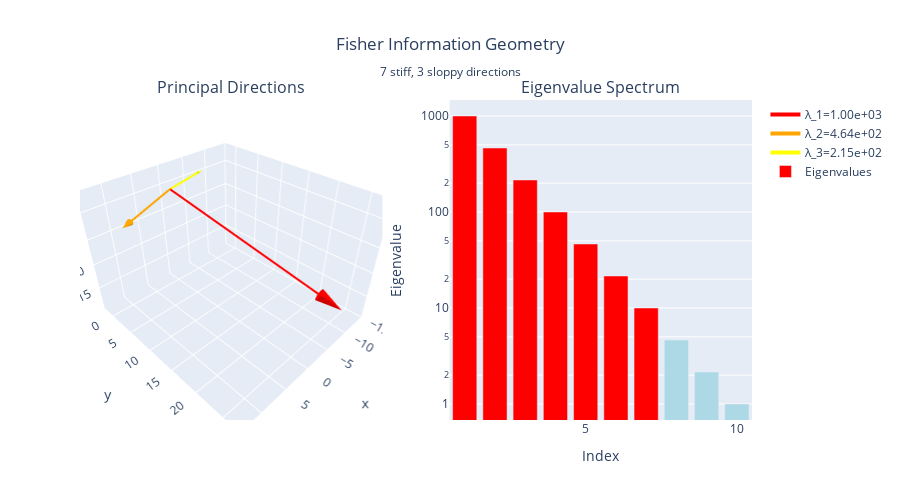

The notebook cell this image was saved under:
### Code cell
# Visualize stiff vs sloppy directions
fig = viz.explore_fisher(fisher_matrix, threshold=0.01)
fig.show()

### Figure 1 — Plotly figure (JSON) as saved in the notebook; plotly's stock layout.template omitted (floating-point values rounded to 4 significant figures)
{"data": [{"hoverinfo": "name", "line": {"color": "red", "width": 4}, "mode": "lines", "name": "λ_1=1.00e+03", "scene": "scene", "showlegend": true, "type": "scatter3d", "x": [0, -9.914], "y": [0, 22.62], "z": [0, -14.79]}, {"anchor": "tail", "colorscale": [[0, "red"], [1, "red"]], "hoverinfo": "skip", "scene": "scene", "showlegend": false, "showscale": false, "sizemode": "absolute", "sizeref": 4.317, "type": "cone", "u": [-9.914], "v": [22.62], "w": [-14.79], "x": [-9.914], "y": [22.62], "z": [-14.79]}, {"hoverinfo": "name", "line": {"color": "orange", "width": 4}, "mode": "lines", "name": "λ_2=4.64e+02", "scene": "scene", "showlegend": true, "type": "scatter3d", "x": [0, 11.2], "y": [0, 5.723], "z": [0, 0.947]}, {"anchor": "tail", "colorscale": [[0, "orange"], [1, "orange"]], "hoverinfo": "skip", "scene": "scene", "showlegend": false, "showscale": false, "sizemode": "absolute", "sizeref": 1.892, "type": "cone", "u": [11.2], "v": [5.723], "w": [0.947], "x": [11.2], "y": [5.723], "z": [0.947]}, {"hoverinfo": "name", "line": {"color": "yellow", "width": 4}, "mode": "lines", "name": "λ_3=2.15e+02", "scene": "scene", "showlegend": true, "type": "scatter3d", "x": [0, -6.557], "y": [0, -0.7204], "z": [0, 0.6939]}, {"anchor": "tail", "colorscale": [[0, "yellow"], [1, "yellow"]], "hoverinfo": "skip", "scene": "scene", "showlegend": false, "showscale": false, "sizemode": "absolute", "sizeref": 0.995, "type": "cone", "u": [-6.557], "v": [-0.7204], "w": [0.6939], "x": [-6.557], "y": [-0.7204], "z": [0.6939]}, {"marker": {"color": ["red", "red", "red", "red", "red", "red", "red", "lightblue", "lightblue", "lightblue"]}, "name": "Eigenvalues", "type": "bar", "x": [1, 2, 3, 4, 5, 6, 7, 8, 9, 10], "xaxis": "x", "y": [1000.0, 464.2, 215.4, 100.0, 46.42, 21.54, 10.0, 4.642, 2.154, 1.0], "yaxis": "y"}], "layout": {"annotations": [{"font": {"size": 16}, "showarrow": false, "text": "Principal Directions", "x": 0.225, "xanchor": "center", "xref": "paper", "y": 1, "yanchor": "bottom", "yref": "paper"}, {"font": {"size": 16}, "showarrow": false, "text": "Eigenvalue Spectrum", "x": 0.775, "xanchor": "center", "xref": "paper", "y": 1, "yanchor": "bottom", "yref": "paper"}], "height": 500, "scene": {"domain": {"x": [0, 0.45], "y": [0, 1]}}, "showlegend": true, "title": {"text": "Fisher Information Geometry<br><sub>7 stiff, 3 sloppy directions</sub>", "x": 0.5}, "xaxis": {"anchor": "y", "domain": [0.55, 1], "title": {"text": "Index"}}, "yaxis": {"anchor": "x", "domain": [0, 1], "title": {"text": "Eigenvalue"}, "type": "log"}}}
